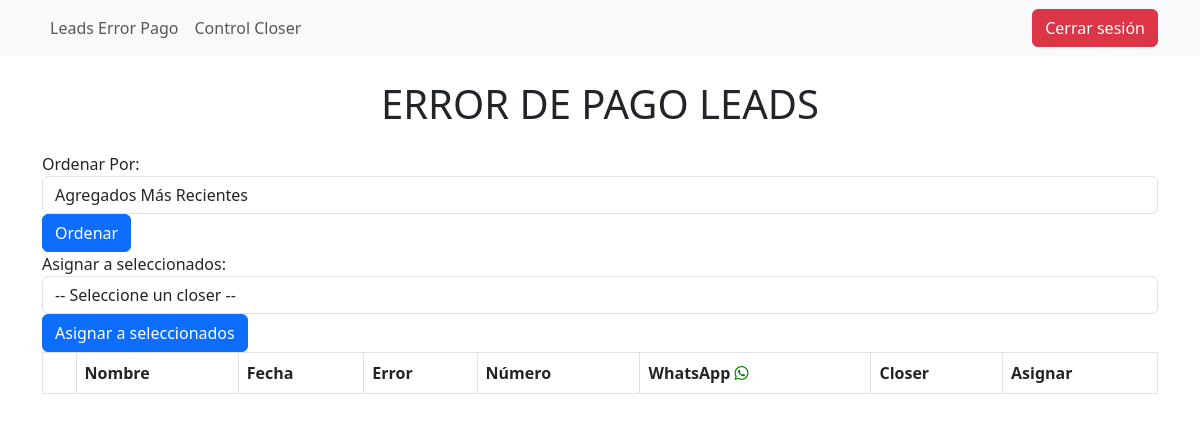
The app's page /leads/ (signed in), older data.
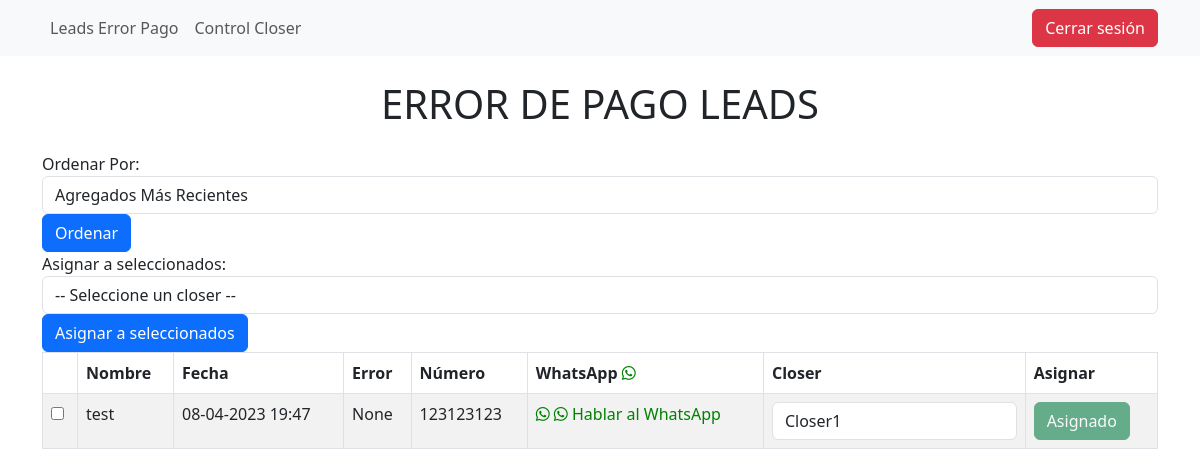
The same page, newer data.
### leads/models.py (models this page shows, shortened)
class Lead(models.Model):
    nombre = models.CharField(max_length=255)
    fecha_hora = models.DateTimeField(auto_now_add=True)
    numero = models.CharField(max_length=20)
    error= models.CharField(max_length=255, null=True, blank=True)
    closer = models.ForeignKey(get_user_model(), on_delete=models.CASCADE, null=True, blank=True)
    contacted = models.BooleanField(default=False)

### closer/models.py (models this page shows, shortened)
class Closer(AbstractUser):
    name = models.CharField(max_length=100)
    phone = models.CharField(max_length=15)
    email = models.EmailField(null=True, blank=True)

### leads/views.py (the view, shortened to what this page needs)
# urls.py: path('', views.LeadsTableView.as_view(), name='leads_table'),
class LeadsTableView(LoginRequiredMixin, View):
    template_name = 'table.html'
    login_url = '/login/'
    @method_decorator(csrf_exempt)
    def get(self, request, *args, **kwargs):
        option = request.GET.get('option')
        if request.user.is_superuser:
            leads = Lead.objects.all()
            closers = User.objects.all()
        else:
            leads = Lead.objects.filter(closer=request.user)
            closers = []
        if option == 'recent':
            leads = leads.order_by('-fecha_hora')
        elif option == 'old':
            leads = leads.order_by('fecha_hora')
        elif option == 'unassigned':
            leads = leads.filter(closer__isnull=True)
        elif option == 'assigned':
            leads = leads.exclude(closer__isnull=True)
        closer_name = None
        if request.user.is_authenticated and hasattr(request.user, 'closer'):
            closer_name = request.user.closer.name
        return render(request, self.template_name, {'leads': leads, 'closer_name': closer_name, 'is_admin': request.user.is_superuser, 'closers': closers})

### closer/views.py (called while the page is built)
def closer_context(request):
    closer_name = None
    if request.user.is_authenticated and hasattr(request.user, 'closer'):
        closer_name = request.user.closer.name
    return {'closer_name': closer_name}

### leads/templates/table.html (shortened to what this page needs)
{% extends "base.html" %}
{% block content %}
  <h1 class="text-center mb-4">ERROR DE PAGO LEADS</h1>
  <div class="row">
    <div class="col">
      <form method="get" class="form-inline align-items-center">
        <div class="form-group mr-2">
          <label for="order-by">Ordenar Por:</label>
          <select class="form-control" id="order-by" name="option">
            <option value="recent"{% if request.GET.option == 'recent' %} selected{% endif %}>Agregados Más Recientes</option>
          </select>
        </div>
        <button type="submit" class="btn btn-primary">Ordenar</button>
      </form>
    </div>
  </div>
  <div>
    <form method="POST" id="assign-leads-form">
      <div class="form-group">
        {% if is_admin %}
        <label for="global-closer">Asignar a seleccionados:</label>
        <select class="form-control" id="global-closer" name="closer_id">
          <option value="">-- Seleccione un closer --</option>
        </select>
        <button type="button" class="btn btn-primary" id="assign-selected">Asignar a seleccionados</button>
      </div>
      {% endif %}
  {% if is_admin %}
  <table class="table table-striped table-bordered">
    <thead>
      <tr>
        <th></th>
        <th>Nombre</th>
        <th>Fecha</th>
        <th>Error</th>
        <th>Número</th>
        <th>WhatsApp  <i class="fab fa-whatsapp" style="color: green;"></i></th>
        <th>Closer</th>
        <th>Asignar</th>
      </tr>
    </thead>
    <tbody>
      {% for lead in leads %}
        <tr>
          <td><input type="checkbox" class="lead-checkbox" data-lead-id="{{ lead.id }}" value="{{ lead.id }}"></td>
          <td>{{ lead.nombre }}</td>
          <td>{{ lead.fecha_hora|date:"d-m-Y H:i" }}</td>
          <td>{{ lead.error }}</td>
          <td>{{ lead.numero }}</td>
          <td>
            {% if lead.numero %}
            <a href="https://api.whatsapp.com/send?phone={{ lead.numero }}&text=Hola!%20Soy%20{{ user.first_name }},%20¿cómo%20estás?" target="_blank" rel="noopener noreferrer" style="text-decoration: none;">
              <i class="fab fa-whatsapp" style="color: green;"></i>
                <i class="fab fa-whatsapp" style="color: green;"></i>
                <span style="color: green;">Hablar al WhatsApp</span>
              </a>
            {% else %}
              -
            {% endif %}
          </td>
          <td>
            <select class="form-control" id="closer-{{ lead.id }}" name="closer">
              {% for closer in closers %}
              <option value="{{ closer.id }}" {% if lead.closer and lead.closer.id == closer.id %}selected{% endif %}>{{ closer.username }}</option>
              {% endfor %}
            </select>
          </td>
          <td>
            <button type="button" class="btn btn-primary assign-btn" data-lead-id="{{ lead.id }}">Asignar</button>
          </td>
        </tr>
      {% endfor %}
    </tbody>
  </table>
  {% endif %}
{% endblock %}

Row changes from the older to the newer data that the page shows:
added Lead: nombre "test", fecha_hora "08-04-2023 19:47", error "None", numero "123123123", closer "Closer1"
